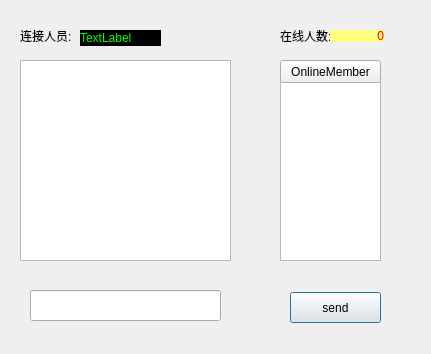
<?xml version="1.0" encoding="UTF-8"?>
<ui version="4.0">
 <class>chatwindow</class>
 <widget class="QDialog" name="chatwindow">
  <property name="geometry">
   <rect>
    <x>0</x>
    <y>0</y>
    <width>431</width>
    <height>354</height>
   </rect>
  </property>
  <property name="windowTitle">
   <string>Dialog</string>
  </property>
  <widget class="QPushButton" name="pushButton">
   <property name="geometry">
    <rect>
     <x>290</x>
     <y>292</y>
     <width>91</width>
     <height>31</height>
    </rect>
   </property>
   <property name="text">
    <string>send</string>
   </property>
  </widget>
  <widget class="QLineEdit" name="lineEdit">
   <property name="geometry">
    <rect>
     <x>30</x>
     <y>290</y>
     <width>191</width>
     <height>31</height>
    </rect>
   </property>
  </widget>
  <widget class="QTextEdit" name="textEdit">
   <property name="geometry">
    <rect>
     <x>20</x>
     <y>60</y>
     <width>211</width>
     <height>201</height>
    </rect>
   </property>
  </widget>
  <widget class="QListWidget" name="listWidget">
   <property name="geometry">
    <rect>
     <x>280</x>
     <y>80</y>
     <width>101</width>
     <height>181</height>
    </rect>
   </property>
  </widget>
  <widget class="QLabel" name="label_member">
   <property name="geometry">
    <rect>
     <x>80</x>
     <y>30</y>
     <width>81</width>
     <height>16</height>
    </rect>
   </property>
   <property name="styleSheet">
    <string notr="true">font: 75 14pt &quot;Adobe Devanagari&quot;;
background-color: rgb(0, 0, 0);
color: rgb(0, 255, 0);</string>
   </property>
   <property name="text">
    <string>TextLabel</string>
   </property>
  </widget>
  <widget class="QLabel" name="label_note">
   <property name="geometry">
    <rect>
     <x>20</x>
     <y>30</y>
     <width>54</width>
     <height>12</height>
    </rect>
   </property>
   <property name="text">
    <string>连接人员:</string>
   </property>
  </widget>
  <widget class="QLabel" name="label_countnote">
   <property name="geometry">
    <rect>
     <x>280</x>
     <y>30</y>
     <width>54</width>
     <height>12</height>
    </rect>
   </property>
   <property name="text">
    <string>在线人数:</string>
   </property>
  </widget>
  <widget class="QLabel" name="label_count">
   <property name="geometry">
    <rect>
     <x>330</x>
     <y>30</y>
     <width>54</width>
     <height>12</height>
    </rect>
   </property>
   <property name="styleSheet">
    <string notr="true">font: 75 12pt &quot;Adobe Devanagari&quot;;
background-color: rgb(255, 255, 127);
color: rgb(255, 0, 0);</string>
   </property>
   <property name="text">
    <string>0</string>
   </property>
   <property name="alignment">
    <set>Qt::AlignRight|Qt::AlignTrailing|Qt::AlignVCenter</set>
   </property>
  </widget>
  <widget class="QPushButton" name="pushButtoncloseflush">
   <property name="geometry">
    <rect>
     <x>280</x>
     <y>60</y>
     <width>101</width>
     <height>23</height>
    </rect>
   </property>
   <property name="text">
    <string>OnlineMember</string>
   </property>
  </widget>
 </widget>
 <resources/>
 <connections/>
</ui>
